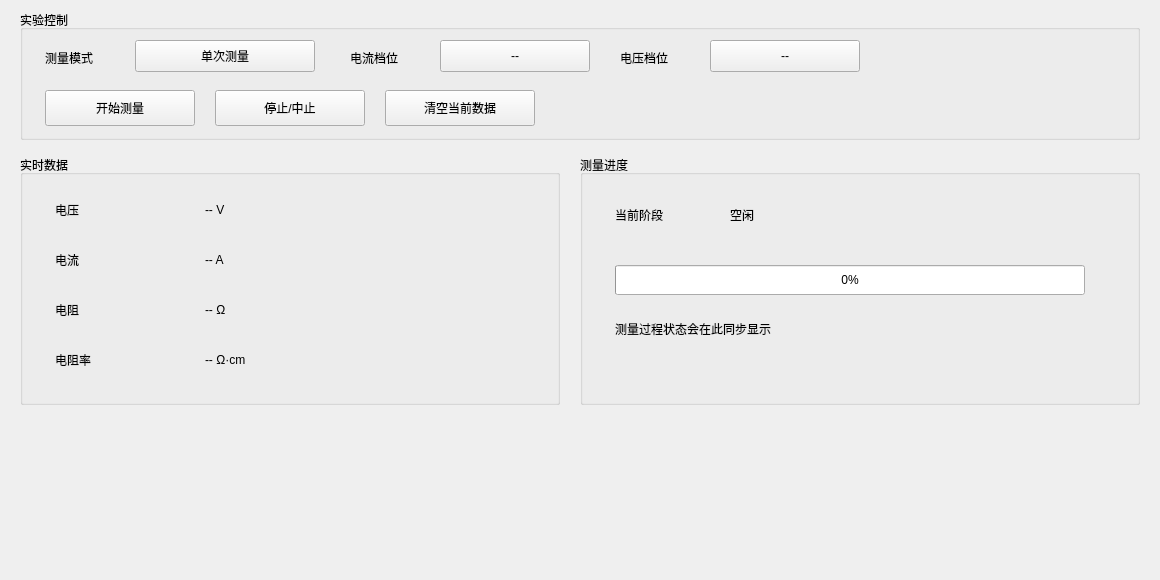
      <widget class="QWidget" name="pageExperiment">
        <property name="geometry">
          <rect>
            <x>0</x>
            <y>0</y>
            <width>1160</width>
            <height>580</height>
          </rect>
        </property>
        <widget class="QGroupBox" name="grpExperimentControl">
          <property name="geometry">
            <rect>
              <x>20</x>
              <y>10</y>
              <width>1120</width>
              <height>130</height>
            </rect>
          </property>
          <property name="title">
            <string>实验控制</string>
          </property>
          <widget class="QLabel" name="lblModeSelect">
            <property name="geometry">
              <rect>
                <x>25</x>
                <y>34</y>
                <width>80</width>
                <height>28</height>
              </rect>
            </property>
            <property name="text">
              <string>测量模式</string>
            </property>
          </widget>
          <widget class="QToolButton" name="ToolButton_MeasureMode">
            <property name="geometry">
              <rect>
                <x>115</x>
                <y>30</y>
                <width>180</width>
                <height>32</height>
              </rect>
            </property>
            <property name="text">
              <string>单次测量</string>
            </property>
          </widget>
          <widget class="QLabel" name="lblCurrentRangeSelect">
            <property name="geometry">
              <rect>
                <x>330</x>
                <y>34</y>
                <width>80</width>
                <height>28</height>
              </rect>
            </property>
            <property name="text">
              <string>电流档位</string>
            </property>
          </widget>
          <widget class="QToolButton" name="Button_CurrPos">
            <property name="geometry">
              <rect>
                <x>420</x>
                <y>30</y>
                <width>150</width>
                <height>32</height>
              </rect>
            </property>
            <property name="text">
              <string>--</string>
            </property>
          </widget>
          <widget class="QLabel" name="lblVoltageRangeSelect">
            <property name="geometry">
              <rect>
                <x>600</x>
                <y>34</y>
                <width>80</width>
                <height>28</height>
              </rect>
            </property>
            <property name="text">
              <string>电压档位</string>
            </property>
          </widget>
          <widget class="QToolButton" name="Button_VolRange">
            <property name="geometry">
              <rect>
                <x>690</x>
                <y>30</y>
                <width>150</width>
                <height>32</height>
              </rect>
            </property>
            <property name="text">
              <string>--</string>
            </property>
          </widget>
          <widget class="QPushButton" name="Button_MeasStart">
            <property name="geometry">
              <rect>
                <x>25</x>
                <y>80</y>
                <width>150</width>
                <height>36</height>
              </rect>
            </property>
            <property name="text">
              <string>开始测量</string>
            </property>
          </widget>
          <widget class="QPushButton" name="btnStopMeasure">
            <property name="geometry">
              <rect>
                <x>195</x>
                <y>80</y>
                <width>150</width>
                <height>36</height>
              </rect>
            </property>
            <property name="text">
              <string>停止/中止</string>
            </property>
          </widget>
          <widget class="QPushButton" name="btnClearCurrentData">
            <property name="geometry">
              <rect>
                <x>365</x>
                <y>80</y>
                <width>150</width>
                <height>36</height>
              </rect>
            </property>
            <property name="text">
              <string>清空当前数据</string>
            </property>
          </widget>
        </widget>
        <widget class="QGroupBox" name="grpRealtimeData">
          <property name="geometry">
            <rect>
              <x>20</x>
              <y>155</y>
              <width>540</width>
              <height>250</height>
            </rect>
          </property>
          <property name="title">
            <string>实时数据</string>
          </property>
          <widget class="QLabel" name="Label_NameDataVoltage">
            <property name="geometry">
              <rect>
                <x>35</x>
                <y>40</y>
                <width>120</width>
                <height>30</height>
              </rect>
            </property>
            <property name="text">
              <string>电压</string>
            </property>
          </widget>
          <widget class="QLabel" name="Label_VoltData">
            <property name="geometry">
              <rect>
                <x>185</x>
                <y>40</y>
                <width>300</width>
                <height>30</height>
              </rect>
            </property>
            <property name="text">
              <string>-- V</string>
            </property>
          </widget>
          <widget class="QLabel" name="Label_NameDataCurrent">
            <property name="geometry">
              <rect>
                <x>35</x>
                <y>90</y>
                <width>120</width>
                <height>30</height>
              </rect>
            </property>
            <property name="text">
              <string>电流</string>
            </property>
          </widget>
          <widget class="QLabel" name="Label_CurrData">
            <property name="geometry">
              <rect>
                <x>185</x>
                <y>90</y>
                <width>300</width>
                <height>30</height>
              </rect>
            </property>
            <property name="text">
              <string>-- A</string>
            </property>
          </widget>
          <widget class="QLabel" name="lblResistanceTitle">
            <property name="geometry">
              <rect>
                <x>35</x>
                <y>140</y>
                <width>120</width>
                <height>30</height>
              </rect>
            </property>
            <property name="text">
              <string>电阻</string>
            </property>
          </widget>
          <widget class="QLabel" name="lblRealtimeResistance">
            <property name="geometry">
              <rect>
                <x>185</x>
                <y>140</y>
                <width>300</width>
                <height>30</height>
              </rect>
            </property>
            <property name="text">
              <string>-- Ω</string>
            </property>
          </widget>
          <widget class="QLabel" name="Label_NameDataResistivity">
            <property name="geometry">
              <rect>
                <x>35</x>
                <y>190</y>
                <width>120</width>
                <height>30</height>
              </rect>
            </property>
            <property name="text">
              <string>电阻率</string>
            </property>
          </widget>
          <widget class="QLabel" name="Label_ResData">
            <property name="geometry">
              <rect>
                <x>185</x>
                <y>190</y>
                <width>300</width>
                <height>30</height>
              </rect>
            </property>
            <property name="text">
              <string>-- Ω·cm</string>
            </property>
          </widget>
        </widget>
        <widget class="QGroupBox" name="grpMeasureProgress">
          <property name="geometry">
            <rect>
              <x>580</x>
              <y>155</y>
              <width>560</width>
              <height>250</height>
            </rect>
          </property>
          <property name="title">
            <string>测量进度</string>
          </property>
          <widget class="QLabel" name="lblStageTitle">
            <property name="geometry">
              <rect>
                <x>35</x>
                <y>45</y>
                <width>100</width>
                <height>30</height>
              </rect>
            </property>
            <property name="text">
              <string>当前阶段</string>
            </property>
          </widget>
          <widget class="QLabel" name="Label_MeasureProgress">
            <property name="geometry">
              <rect>
                <x>150</x>
                <y>45</y>
                <width>360</width>
                <height>30</height>
              </rect>
            </property>
            <property name="text">
              <string>空闲</string>
            </property>
          </widget>
          <widget class="QProgressBar" name="ProgressBar_MeasureProgress">
            <property name="geometry">
              <rect>
                <x>35</x>
                <y>110</y>
                <width>470</width>
                <height>30</height>
              </rect>
            </property>
            <property name="value">
              <number>0</number>
            </property>
          </widget>
          <widget class="QLabel" name="lblStageHint">
            <property name="geometry">
              <rect>
                <x>35</x>
                <y>165</y>
                <width>470</width>
                <height>50</height>
              </rect>
            </property>
            <property name="text">
              <string>测量过程状态会在此同步显示</string>
            </property>
            <property name="alignment">
              <set>Qt::AlignLeading|Qt::AlignLeft|Qt::AlignTop</set>
            </property>
          </widget>
        </widget>
      </widget>
